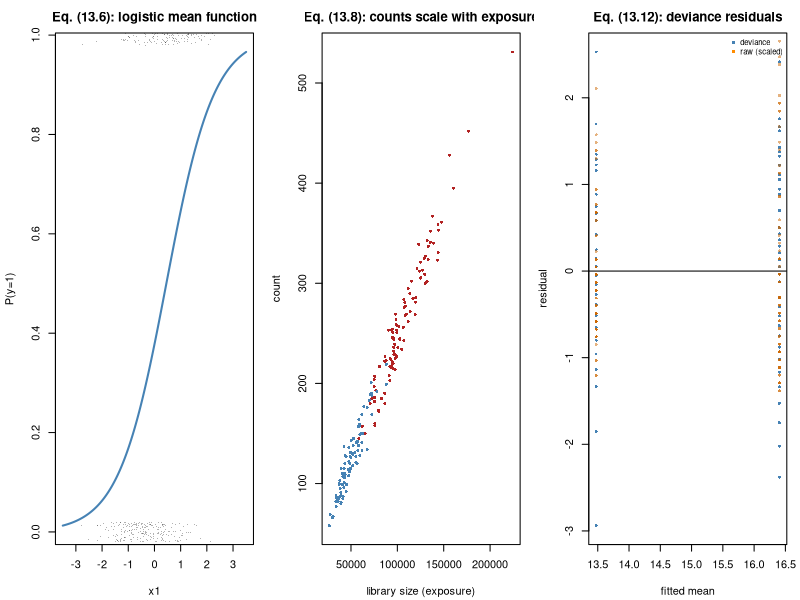

The R source for this figure:
## ---- chunk 1
suppressPackageStartupMessages(library(MASS))
MODULE_NAME <- "13_generalized_linear_models"
OUT <- file.path(Sys.getenv("STATS_OUT", unset = "results"), MODULE_NAME)
dir.create(OUT, recursive = TRUE, showWarnings = FALSE)
header <- function(txt) cat("\n", strrep("=", 72), "\n", txt, "\n",
                            strrep("=", 72), "\n", sep = "")
## ---- chunk 2
header("1. Family, link, variance function (13.1)-(13.2)")
print(data.frame(
  family = c("Gaussian", "Binomial", "Poisson", "Neg. binomial", "Gamma"),
  V_mu = c("1", "mu(1-mu)", "mu", "mu + phi*mu^2", "mu^2"),
  canonical_link = c("identity", "logit", "log", "log", "inverse"),
  exp_beta_means = c("mean difference", "log odds ratio", "log rate ratio",
                     "log fold change", "log ratio of means")), row.names = FALSE)
## ---- chunk 3
header("2. Implementing Fisher scoring (13.3)-(13.5)")
irls <- function(X, y, family = "binomial", offset = NULL, max_iter = 50, tol = 1e-10) {
  n <- nrow(X); p <- ncol(X)
  if (is.null(offset)) offset <- rep(0, n)
  beta <- rep(0, p)
  for (it in seq_len(max_iter)) {
    eta <- as.vector(X %*% beta) + offset
    if (family == "binomial") {
      mu <- plogis(eta); V <- mu * (1 - mu); gprime <- 1 / pmax(V, 1e-12)
    } else {
      mu <- exp(eta); V <- mu; gprime <- 1 / pmax(mu, 1e-12)
    }
    z <- (eta - offset) + (y - mu) * gprime                  # eq. (13.3)
    w <- 1 / (gprime^2 * pmax(V, 1e-12))                     # eq. (13.3)
    ## Weighted least squares step (13.4), solved stably via QR.
    beta_new <- qr.coef(qr(X * sqrt(w)), z * sqrt(w))
    if (max(abs(beta_new - beta)) < tol) { beta <- beta_new; break }
    beta <- beta_new
  }
  cov <- chol2inv(chol(crossprod(X * sqrt(w))))               # eq. (13.5)
  list(beta = beta, se = sqrt(diag(cov)), iterations = it)
}
set.seed(1301)
n <- 400
x1 <- rnorm(n); x2 <- rbinom(n, 1, 0.5)
yb <- rbinom(n, 1, plogis(-0.5 + 1.1*x1 + 0.8*x2))
Xd <- cbind(1, x1, x2)
mine <- irls(Xd, yb, "binomial")
theirs <- glm(yb ~ x1 + x2, family = binomial())
cat(sprintf("  logistic - converged in %d IRLS iterations\n", mine$iterations))
cat(sprintf("  %-12s%12s%11s%19s%17s\n", "term", "mine beta", "mine SE",
            "glm() beta", "glm() SE"))
for (i in 1:3)
  cat(sprintf("  %-12s%12.6f%11.6f%19.6f%17.6f\n", c("intercept","x1","x2")[i],
              mine$beta[i], mine$se[i], coef(theirs)[i],
              coef(summary(theirs))[i, "Std. Error"]))
cat(sprintf("  max |difference| = %.2e\n", max(abs(mine$beta - coef(theirs)))))
expo <- runif(n, 0.5, 2)
yp <- rpois(n, expo * exp(0.3 + 0.7*x1))
mp <- irls(Xd, yp, "poisson", offset = log(expo))
tp <- glm(yp ~ x1 + x2, family = poisson(), offset = log(expo))
cat(sprintf("\n  Poisson+offset - max |mine - glm()| = %.2e\n",
            max(abs(mp$beta - coef(tp)))))
## ---- chunk 4
header("3. Odds ratios, risk ratios, non-collapsibility (13.6)")
set.seed(1302)
N <- 30000
z <- rnorm(N)                       # a PROGNOSTIC factor, NOT a confounder
a <- rbinom(N, 1, 0.5)              # RANDOMISED exposure
yy <- rbinom(N, 1, plogis(-0.5 + 0.9*a + 1.5*z))
m_crude <- glm(yy ~ a, family = binomial())
m_adj <- glm(yy ~ a + z, family = binomial())
cat(sprintf("  TRUE conditional log-OR for a (by construction) = 0.900\n"))
cat(sprintf("  crude    log-OR = %.4f  (OR = %.3f)\n", coef(m_crude)["a"],
            exp(coef(m_crude)["a"])))
cat(sprintf("  adjusted log-OR = %.4f  (OR = %.3f)\n", coef(m_adj)["a"],
            exp(coef(m_adj)["a"])))
cat("\n  The exposure was RANDOMISED, so z cannot be a confounder - yet the\n")
cat("  estimate changed. This is NON-COLLAPSIBILITY: logistic coefficients\n")
cat("  shift when covariates are added even WITHOUT confounding. Do not read\n")
cat("  a shift in the OR as evidence of confounding.\n")
cat("\n  OR is not RR unless the outcome is rare:\n")
cat(sprintf("  %15s%7s%13s\n", "baseline risk", "OR", "implied RR"))
for (p0 in c(0.01, 0.05, 0.20, 0.40, 0.60))
  cat(sprintf("  %15.2f%7.1f%13.3f\n", p0, 2, 2 / (1 - p0 + p0*2)))

## ---- chunk 5
cat("\n--- Complete separation: the MLE diverges ---\n")
xs <- c(-3, -2, -1.5, -1, 1, 1.5, 2, 3); ys <- c(0,0,0,0,1,1,1,1)
f_sep <- suppressWarnings(glm(ys ~ xs, family = binomial()))
cat(sprintf("  unpenalised MLE slope = %10.3f  SE = %10.3f   <- both exploding\n",
            coef(f_sep)[2], coef(summary(f_sep))[2, "Std. Error"]))
firth_logit <- function(X, y, max_iter = 200, tol = 1e-8) {
  ## stats.md eq. (13.7): Firth's penalised likelihood (Jeffreys prior).
  ## Modified score: U*(b)_j = U(b)_j + sum_i h_ii (0.5 - mu_i) x_ij.
  beta <- rep(0, ncol(X))
  for (i in seq_len(max_iter)) {
    mu <- plogis(as.vector(X %*% beta)); W <- mu * (1 - mu)
    XtWX <- crossprod(X * sqrt(W)); inv <- MASS::ginv(XtWX)
    h <- diag((X * W) %*% inv %*% t(X))
    U <- crossprod(X, y - mu + h * (0.5 - mu))
    step <- inv %*% U; beta <- beta + step
    if (max(abs(step)) < tol) break
  }
  list(beta = as.vector(beta), se = sqrt(diag(MASS::ginv(crossprod(X * sqrt(W))))))
}
fb <- firth_logit(cbind(1, xs), ys)
cat(sprintf("  Firth penalised slope = %10.3f  SE = %10.3f   <- finite\n",
            fb$beta[2], fb$se[2]))
cat("  Separation is common with small n and rare outcomes. Firth is the fix.\n")
## ---- chunk 6
header("4. The offset: the most common GLM error (13.8)")
set.seed(1303)
n <- 200
group <- rbinom(n, 1, 0.5)
libsize <- exp(rnorm(n, ifelse(group == 1, 11.5, 10.8), 0.25))  # UNBALANCED depth
TRUE_LOG_RR <- 0                                                 # NO real difference
counts <- rpois(n, libsize * exp(-6 + TRUE_LOG_RR * group))
dd <- data.frame(y = counts, g = group, lib = libsize)
m_no <- glm(y ~ g, data = dd, family = poisson())
m_off <- glm(y ~ g, data = dd, family = poisson(), offset = log(lib))
m_cov <- glm(y ~ g + log(lib), data = dd, family = poisson())
cat(sprintf("  TRUE log rate ratio = %.3f\n", TRUE_LOG_RR))
cat(sprintf("  %-34s%10s%11s\n", "model", "log RR", "p"))
cat(sprintf("  %-34s%10.4f%11.3e   <- spurious!\n", "y ~ g  (NO offset)",
            coef(m_no)["g"], coef(summary(m_no))["g", "Pr(>|z|)"]))
cat(sprintf("  %-34s%10.4f%11.4f   <- correct\n", "y ~ g + offset(log lib)",
            coef(m_off)["g"], coef(summary(m_off))["g", "Pr(>|z|)"]))
cat(sprintf("  %-34s%10.4f%11.4f\n", "y ~ g + log(lib) as covariate",
            coef(m_cov)["g"], coef(summary(m_cov))["g", "Pr(>|z|)"]))
cat(sprintf("       (its log(lib) coefficient = %.4f, freely estimated rather\n",
            coef(m_cov)["log(lib)"]))
cat("        than FIXED at 1, which is what makes an offset an offset)\n")
cat("\n  Without the offset the model detects a difference in DEPTH and reports\n")
cat("  it as a difference in BIOLOGY. This is why RNA-seq size factors enter\n")
cat("  as offsets (stats.md eq. 20.1).\n")
## ---- chunk 7
header("5. Detecting and handling overdispersion (13.9)")
set.seed(1304)
n <- 150; PHI <- 0.4
xg <- rbinom(n, 1, 0.5)
y_od <- rnbinom(n, mu = exp(2.5 + 0.35*xg), size = 1/PHI)
do_ <- data.frame(y = y_od, g = xg)
m_pois <- glm(y ~ g, data = do_, family = poisson())
phi_hat <- sum(residuals(m_pois, "pearson")^2) / df.residual(m_pois)   # eq. (13.9)
cat(sprintf("  Pearson dispersion phi_hat = %.3f  (1.0 = no overdispersion)\n", phi_hat))
cat(sprintf("  -> Poisson SEs are too small by a factor sqrt(phi) = %.2f\n",
            sqrt(phi_hat)))
m_qp <- glm(y ~ g, data = do_, family = quasipoisson())
m_nb <- glm.nb(y ~ g, data = do_)
cat(sprintf("\n  %-22s%10s%10s%11s  variance model\n", "model", "beta_g", "SE", "p"))
## Loop variable deliberately NOT called `z`: the data vector `z` from
## section 3 is still needed in section 6. R has no block scope, so a loop
## variable silently overwrites anything of the same name.
for (row_ in list(list("Poisson", m_pois, "Var = mu"),
                  list("quasi-Poisson", m_qp, "Var = phi*mu   (linear)"),
                  list("negative binomial", m_nb, "Var = mu+phi*mu^2 (quadratic)"))) {
  cs <- coef(summary(row_[[2]]))
  cat(sprintf("  %-22s%10.4f%10.4f%11.4f  %s\n", row_[[1]], cs["g", 1], cs["g", 2],
              cs["g", 4], row_[[3]]))
}
cat("\n  All three give the same POINT estimate; they differ entirely in the SE.\n")
cat("  Calibration check under a TRUE null:\n")
set.seed(1305)
hits <- c(Poisson = 0, `quasi-Poisson` = 0, NB = 0)
N_SIM <- 500
for (i in seq_len(N_SIM)) {
  ## Distinct names: `yy` and `a`/`z` from section 3 are still needed below.
  xx <- rbinom(n, 1, 0.5)
  y_sim <- rnbinom(n, mu = exp(2.5), size = 1/PHI)
  d2 <- data.frame(y = y_sim, g = xx)
  hits["Poisson"] <- hits["Poisson"] +
    (coef(summary(glm(y ~ g, d2, family = poisson())))["g", 4] < 0.05)
  hits["quasi-Poisson"] <- hits["quasi-Poisson"] +
    (coef(summary(glm(y ~ g, d2, family = quasipoisson())))["g", 4] < 0.05)
  nbf <- try(glm.nb(y ~ g, data = d2), silent = TRUE)
  if (!inherits(nbf, "try-error"))
    hits["NB"] <- hits["NB"] + (coef(summary(nbf))["g", 4] < 0.05)
}
for (k in names(hits))
  cat(sprintf("    %-16s false-positive rate = %.1f%%\n", k, 100*hits[k]/N_SIM))
cat("  Poisson on overdispersed counts is badly anticonservative.\n")
## ---- chunk 8
header("6. Three tests, one hypothesis (13.11)")
## m_adj / m_crude were fitted in section 3 on the 30,000-row randomised data.
wald <- (coef(summary(m_adj))["a", 1] / coef(summary(m_adj))["a", 2])^2
lr <- anova(glm(yy ~ z, family = binomial()), m_adj, test = "LRT")
cat(sprintf("  Wald chi2 = %.4f, p = %.3e\n", wald, pchisq(wald, 1, lower.tail = FALSE)))
cat(sprintf("  LRT  chi2 = %.4f, p = %.3e\n", lr[["Deviance"]][2], lr[["Pr(>Chi)"]][2]))
cat("  They agree asymptotically. Now near separation, where they do not:\n")
xs2 <- c(-3,-2,-1.5,-1,-0.2,1,1.5,2,3,0.1); ys2 <- c(0,0,0,0,0,1,1,1,1,1)
f_full <- suppressWarnings(glm(ys2 ~ xs2, family = binomial()))
f_red <- glm(ys2 ~ 1, family = binomial())
w2 <- (coef(summary(f_full))[2, 1] / coef(summary(f_full))[2, 2])^2
l2 <- deviance(f_red) - deviance(f_full)
cat(sprintf("    Wald chi2 = %.4f, p = %.4f   <- no power\n", w2,
            pchisq(w2, 1, lower.tail = FALSE)))
cat(sprintf("    LRT  chi2 = %.4f, p = %.4f   <- correct\n", l2,
            pchisq(l2, 1, lower.tail = FALSE)))
cat("  The Wald statistic COLLAPSES as |beta| grows because its SE grows\n")
cat("  faster (the Hauck-Donner effect). PREFER THE LRT.\n")
## ---- chunk 9
header("7. Use deviance residuals, not raw ones (13.12)")
m <- glm.nb(y ~ g, data = do_)
cat(sprintf("  deviance = %.4f, df = %d, deviance/df = %.3f\n",
            deviance(m), df.residual(m), deviance(m)/df.residual(m)))
## A binary predictor gives only TWO distinct fitted values, so splitting on
## `< median(fitted)` can select an empty set. Split on the predictor instead.
lowm <- do_$g == 0
raw <- do_$y - fitted(m); dev <- residuals(m, "deviance")
cat(sprintf("  raw residual SD:      low-mean half %.3f, high-mean half %.3f\n",
            sd(raw[lowm]), sd(raw[!lowm])))
cat(sprintf("  deviance residual SD: low-mean half %.3f, high-mean half %.3f\n",
            sd(dev[lowm]), sd(dev[!lowm])))
cat("  Deviance residuals are homoscedastic by construction.\n")
## ---- chunk 10
png(file.path(OUT, "glm.png"), width = 1300, height = 420, res = 110)
par(mfrow = c(1, 3), mar = c(4.2, 4.2, 2.5, 1))
xg_ <- seq(-3.5, 3.5, length.out = 200)
plot(xg_, plogis(-0.5 + 1.1*xg_), type = "l", lwd = 2, col = "steelblue",
     xlab = "x1", ylab = "P(y=1)", main = "Eq. (13.6): logistic mean function")
## x1/yb come from section 2 (n = 400); both still have their original length.
points(x1, jitter(yb, 0.1), pch = ".", col = rgb(0, 0, 0, 0.3))
plot(dd$lib, dd$y, col = c("steelblue", "firebrick")[dd$g + 1], pch = 16, cex = 0.6,
     xlab = "library size (exposure)", ylab = "count",
     main = "Eq. (13.8): counts scale with exposure")
plot(fitted(m), residuals(m, "deviance"), pch = 16, cex = 0.6, col = "steelblue",
     xlab = "fitted mean", ylab = "residual", main = "Eq. (13.12): deviance residuals")
points(fitted(m), raw / sd(raw), pch = 16, cex = 0.6, col = rgb(0.8, 0.4, 0, 0.5))
abline(h = 0)
legend("topright", c("deviance", "raw (scaled)"), col = c("steelblue", "darkorange"),
       pch = 16, bty = "n", cex = 0.7)
invisible(dev.off())
cat("\nFigure written to", file.path(OUT, "glm.png"), "\n")
